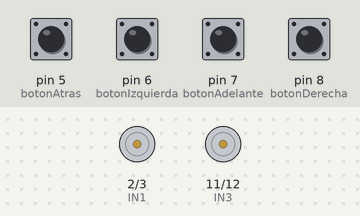
This sketch was run on a simulated Arduino Uno, built with avr-gcc and run on an emulated ATmega328P. Parts: motor-driver pin pairs drawn as motors (green arrow = first pin HIGH = forward, orange = second pin HIGH = backward, longer = more drive, scaled by the enable pin). Inputs (shaded band) come from the test bench; at power-on: pin 5 (botonAtras), pin 6 (botonIzquierda), pin 7 (botonAdelante), pin 8 (botonDerecha) HIGH.

Above: at 1.2 s.
1.3 s: pin 5 (botonAtras) pulled LOW for 0.15 s
At 1.37 s:
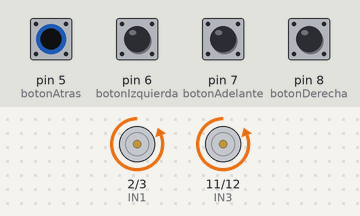
2.9 s: pin 6 (botonIzquierda) pulled LOW for 0.15 s
At 2.97 s:
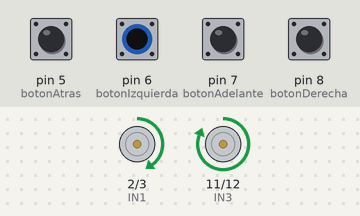
4.5 s: pin 7 (botonAdelante) pulled LOW for 0.15 s
At 4.57 s:
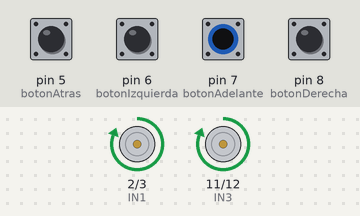
6.1 s: pin 8 (botonDerecha) pulled LOW for 0.15 s
At 6.17 s:
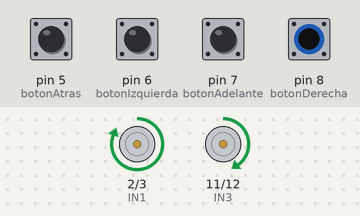
7.7 s: pin 5 (botonAtras) pulled LOW for 1 s
At 9.8 s:
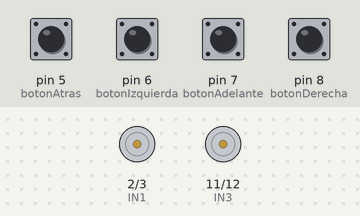
10.2 s: pin 6 (botonIzquierda) pulled LOW for 1 s
At 10.9 s:
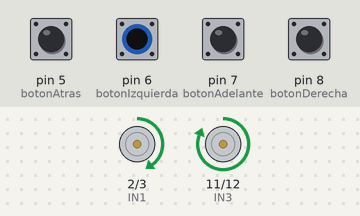
Timing chart, 0 to 13.2 s (numbered marks = the images above; inputs shaded):
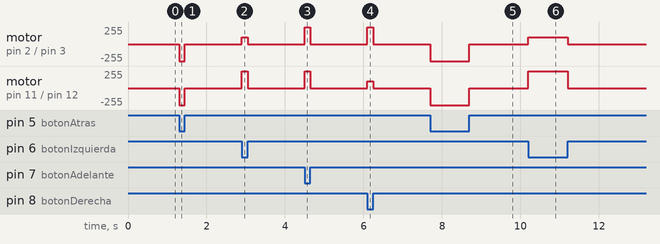

The sketch:

Codigo.ino
```cpp
int botonAtras = 5;
int botonIzquierda = 6;
int botonAdelante = 7;
int botonDerecha = 8;

// Motor izquierdo
int IN1 = 2;
int IN2 = 3;
int ENA = 9;

// Motor derecho
int IN3 = 11;
int IN4 = 12;
int ENB = 10;

void setup()
{
  pinMode(botonAtras, INPUT_PULLUP);
  pinMode(botonIzquierda, INPUT_PULLUP);
  pinMode(botonAdelante, INPUT_PULLUP);
  pinMode(botonDerecha, INPUT_PULLUP);

  pinMode(IN1, OUTPUT);
  pinMode(IN2, OUTPUT);
  pinMode(ENA, OUTPUT);

  pinMode(IN3, OUTPUT);
  pinMode(IN4, OUTPUT);
  pinMode(ENB, OUTPUT);
}

void loop()
{
  if (digitalRead(botonAdelante) == LOW)
  {
    adelante();
  }
  else if (digitalRead(botonAtras) == LOW)
  {
    atras();
  }
  else if (digitalRead(botonDerecha) == LOW)
  {
    derecha();
  }
  else if (digitalRead(botonIzquierda) == LOW)
  {
    izquierda();
  }
  else
  {
    detener();
  }
}

void adelante()
{
  digitalWrite(IN1, HIGH);
  digitalWrite(IN2, LOW);

  digitalWrite(IN3, HIGH);
  digitalWrite(IN4, LOW);

  analogWrite(ENA, 255);
  analogWrite(ENB, 255);
}

void atras()
{
  digitalWrite(IN1, LOW);
  digitalWrite(IN2, HIGH);

  digitalWrite(IN3, LOW);
  digitalWrite(IN4, HIGH);

  analogWrite(ENA, 255);
  analogWrite(ENB, 255);
}

void derecha()
{
  digitalWrite(IN1, HIGH);
  digitalWrite(IN2, LOW);

  digitalWrite(IN3, HIGH);
  digitalWrite(IN4, LOW);

  analogWrite(ENA, 255);
  analogWrite(ENB, 100);
}

void izquierda()
{
  digitalWrite(IN1, HIGH);
  digitalWrite(IN2, LOW);

  digitalWrite(IN3, HIGH);
  digitalWrite(IN4, LOW);

  analogWrite(ENA, 100);
  analogWrite(ENB, 255);
}

void detener()
{
  analogWrite(ENA, 0);
  analogWrite(ENB, 0);
}
```

Measured:
- after the input at 1.3 s, motor on pin 2 (IN1) / pin 3 (IN2), motor on pin 11 (IN3) / pin 12 (IN4): stopped → backward 255/255 at once, → stopped 0.15 s later
- after the input at 2.9 s, motor on pin 2 (IN1) / pin 3 (IN2): stopped → forward 100/255 at once, → stopped 0.15 s later; motor on pin 11 (IN3) / pin 12 (IN4): stopped → forward 255/255 at once, → stopped 0.15 s later
- after the input at 4.5 s, motor on pin 2 (IN1) / pin 3 (IN2), motor on pin 11 (IN3) / pin 12 (IN4): stopped → forward 255/255 at once, → stopped 0.15 s later
- after the input at 6.1 s, motor on pin 2 (IN1) / pin 3 (IN2): stopped → forward 255/255 at once, → stopped 0.15 s later; motor on pin 11 (IN3) / pin 12 (IN4): stopped → forward 100/255 at once, → stopped 0.15 s later
- after the input at 7.7 s, motor on pin 2 (IN1) / pin 3 (IN2), motor on pin 11 (IN3) / pin 12 (IN4): stopped → backward 255/255 at once, → stopped 1.0 s later
- after the input at 10.2 s, motor on pin 2 (IN1) / pin 3 (IN2): stopped → forward 100/255 at once, → stopped 1.0 s later; motor on pin 11 (IN3) / pin 12 (IN4): stopped → forward 255/255 at once, → stopped 1.0 s later
